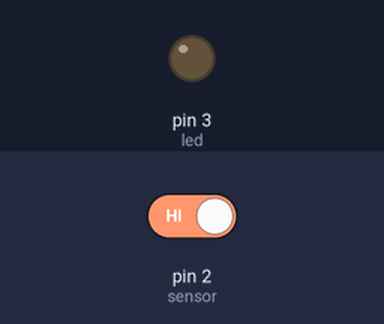
Bench run of a sketch on a simulated Arduino Uno, built with avr-gcc and run on an emulated ATmega328P. On the bench: output pins drawn as LEDs (lit = HIGH). The test bench sets the inputs (shaded band); at power-on: pin 2 (sensor) HIGH.

Above: at 1.2 s.
1.3 s: pin 2 (sensor) driven LOW
At 2.2 s:
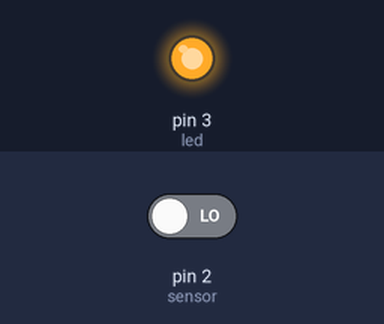
2.8 s: pin 2 (sensor) driven HIGH
At 3.4 s:
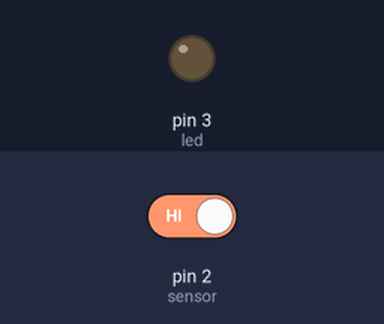
Timing chart, 0 to 5.8 s (numbered marks = the images above; inputs shaded):
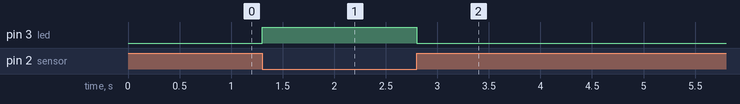

The sketch:

week06_Sensor.ino
```cpp
int led = 3;
int sensor = 2;

void setup() {
  pinMode(led, OUTPUT);
  pinMode(sensor, INPUT);
}

void loop() {
  if(digitalRead(sensor) == LOW)
    digitalWrite(led, HIGH);
  else
    digitalWrite(led, LOW);
  delay(100);
}
```

Measured:
- after the input at 1.3 s, pin 3 (led): LOW → HIGH at once
- after the input at 2.8 s, pin 3 (led): HIGH → LOW at once
